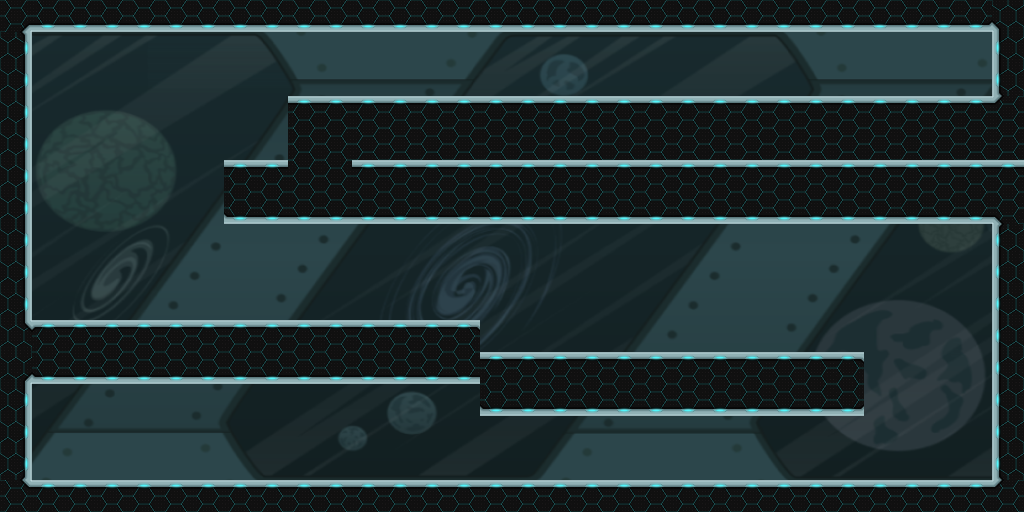

The image is a tile-based game level rendered from a .tmx file. Its description and source (layers, tilesets, objects; grid data summarised) follow:
An orthogonal 32x16 tile map with 32x32 px tiles, 2 tile layers (fondo, terrain), 3 tilesets and 66 objects.

<map version="1.2" tiledversion="1.2.3" orientation="orthogonal" renderorder="right-down" width="32" height="16" tilewidth="32" tileheight="32" infinite="0" nextlayerid="8" nextobjectid="102">
 <tileset firstgid="1" source="terreno.tsx" />
 <tileset firstgid="33" source="objects.tsx" />
 <tileset firstgid="71" source="fondo.tsx" />
 <layer id="4" name="fondo" width="32" height="16">
  <data>[512 cells, 1 non-empty, 1 distinct tile ids]</data>
 </layer>
 <layer id="1" name="terrain" width="32" height="16">
  <data>[512 cells, 236 non-empty, 6 distinct tile ids]</data>
 </layer>
 <objectgroup id="6" name="monedas">
  <object id="61" gid="64" x="128" y="256" width="32" height="32">
   <properties>
    <property name="moneda" value="" />
   </properties>
  </object>
  <object id="62" gid="64" x="128" y="288" width="32" height="32">
   <properties>
    <property name="moneda" value="" />
   </properties>
  </object>
  <object id="63" gid="64" x="128" y="320" width="32" height="32">
   <properties>
    <property name="moneda" value="" />
   </properties>
  </object>
  <object id="64" gid="64" x="64" y="256" width="32" height="32">
   <properties>
    <property name="moneda" value="" />
   </properties>
  </object>
  <object id="65" gid="64" x="64" y="288" width="32" height="32">
   <properties>
    <property name="moneda" value="" />
   </properties>
  </object>
  <object id="66" gid="64" x="64" y="320" width="32" height="32">
   <properties>
    <property name="moneda" value="" />
   </properties>
  </object>
  <object id="67" gid="64" x="256" y="160" width="32" height="32">
   <properties>
    <property name="moneda" value="" />
   </properties>
  </object>
  <object id="68" gid="64" x="320" y="96" width="32" height="32">
   <properties>
    <property name="moneda" value="" />
   </properties>
  </object>
  <object id="69" gid="64" x="288" y="96" width="32" height="32">
   <properties>
    <property name="moneda" value="" />
   </properties>
  </object>
  <object id="70" gid="64" x="896" y="416" width="32" height="32">
   <properties>
    <property name="moneda" value="" />
   </properties>
  </object>
  <object id="71" gid="64" x="928" y="416" width="32" height="32">
   <properties>
    <property name="moneda" value="" />
   </properties>
  </object>
  <object id="72" gid="64" x="928" y="384" width="32" height="32">
   <properties>
    <property name="moneda" value="" />
   </properties>
  </object>
  <object id="73" gid="64" x="896" y="384" width="32" height="32">
   <properties>
    <property name="moneda" value="" />
   </properties>
  </object>
  <object id="74" gid="64" x="256" y="480" width="32" height="32">
   <properties>
    <property name="moneda" value="" />
   </properties>
  </object>
  <object id="75" gid="64" x="736" y="320" width="32" height="32">
   <properties>
    <property name="moneda" value="" />
   </properties>
  </object>
  <object id="76" gid="64" x="768" y="320" width="32" height="32">
   <properties>
    <property name="moneda" value="" />
   </properties>
  </object>
  <object id="77" gid="64" x="800" y="320" width="32" height="32">
   <properties>
    <property name="moneda" value="" />
   </properties>
  </object>
  <object id="78" gid="64" x="832" y="320" width="32" height="32">
   <properties>
    <property name="moneda" value="" />
   </properties>
  </object>
  <object id="79" gid="64" x="320" y="320" width="32" height="32">
   <properties>
    <property name="moneda" value="" />
   </properties>
  </object>
  <object id="80" gid="64" x="320" y="288" width="32" height="32">
   <properties>
    <property name="moneda" value="" />
   </properties>
  </object>
 </objectgroup>
 <objectgroup id="3" name="puertas">
  <object id="9" gid="42" x="64" y="480" width="32" height="32">
   <properties>
    <property name="door" value="" />
    <property name="start" value="" />
   </properties>
  </object>
  <object id="10" gid="42" x="928" y="96" width="32" height="32">
   <properties>
    <property name="door" value="" />
    <property name="end" value="" />
   </properties>
  </object>
  <object id="51" gid="2" x="352" y="160" width="32" height="32">
   <properties>
    <property name="door" value="" />
    <property name="secreta" value="" />
   </properties>
  </object>
 </objectgroup>
 <objectgroup id="5" name="trampas">
  <object id="11" gid="48" x="320" y="320" width="32" height="128">
   <properties>
    <property name="laser" value="" />
   </properties>
  </object>
  <object id="12" gid="48" x="256" y="480" width="32" height="128">
   <properties>
    <property name="laser" value="" />
   </properties>
  </object>
  <object id="13" gid="34" x="886" y="248" width="32" height="32">
   <properties>
    <property name="barril" value="" />
    <property name="numero" type="int" value="1" />
   </properties>
  </object>
  <object id="14" gid="34" x="938" y="248" width="32" height="32">
   <properties>
    <property name="barril" value="" />
    <property name="numero" type="int" value="2" />
   </properties>
  </object>
  <object id="15" gid="56" x="758" y="368" width="32" height="26">
   <properties>
    <property name="pinchos" value="" />
   </properties>
  </object>
  <object id="16" gid="56" x="792" y="369" width="32" height="27">
   <properties>
    <property name="pinchos" value="" />
   </properties>
  </object>
  <object id="49" gid="48" x="128" y="208" width="32" height="128">
   <properties>
    <property name="laser" value="" />
   </properties>
  </object>
  <object id="50" gid="56" x="299" y="113" width="32" height="29">
   <properties>
    <property name="pinchos" value="" />
   </properties>
  </object>
  <object id="59" x="885" y="250" width="35" height="230">
   <properties>
    <property name="a_1" value="" />
    <property name="activa_barril" value="" />
   </properties>
  </object>
  <object id="60" x="936" y="250" width="35" height="230">
   <properties>
    <property name="a_2" value="" />
    <property name="activa_barril" value="" />
   </properties>
  </object>
  <object id="98" gid="34" x="125" y="57" width="32" height="32">
   <properties>
    <property name="barril" value="" />
    <property name="numero" type="int" value="4" />
   </properties>
  </object>
  <object id="99" gid="34" x="62" y="57" width="32" height="32">
   <properties>
    <property name="barril" value="" />
    <property name="numero" type="int" value="3" />
   </properties>
  </object>
  <object id="100" x="60" y="59" width="34" height="259">
   <properties>
    <property name="a_3" value="" />
    <property name="activa_barril" value="" />
   </properties>
  </object>
  <object id="101" x="125" y="58" width="35" height="261">
   <properties>
    <property name="a_4" value="" />
    <property name="activa_barril" value="" />
   </properties>
  </object>
 </objectgroup>
 <objectgroup id="7" name="enemies">
  <object id="88" gid="69" x="800" y="96" width="15" height="15">
   <properties>
    <property name="enemy" value="" />
   </properties>
  </object>
  <object id="90" gid="69" x="672" y="352" width="15" height="15">
   <properties>
    <property name="enemy" value="" />
   </properties>
  </object>
  <object id="91" x="832" y="64" height="32">
   <properties>
    <property name="pared_a_i" value="" />
   </properties>
  </object>
  <object id="92" x="416" y="64" height="32">
   <properties>
    <property name="pared_a_d" value="" />
   </properties>
  </object>
  <object id="93" x="704" y="320" height="32">
   <properties>
    <property name="pared_a_i" value="" />
   </properties>
  </object>
  <object id="94" x="512" y="320" height="32">
   <properties>
    <property name="pared_a_d" value="" />
   </properties>
  </object>
  </objectgroup>
 <objectgroup id="2" name="suelo">
  <!-- 20 objects omitted --></objectgroup>
</map>
<!-- 23 of 66 objects omitted -->
